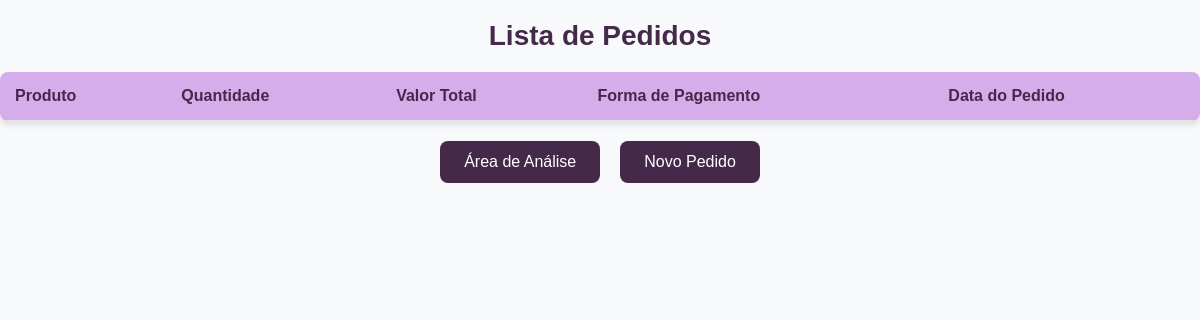
/lista_pedidos/?page=2, run on an earlier commit of the app's database.
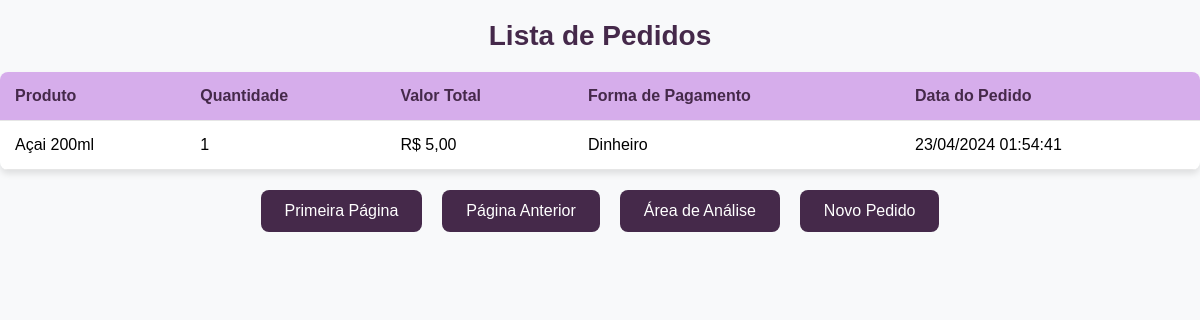
And on a later commit of the database.
### gerenciador/models.py (models this page shows, shortened)
class Pedido(models.Model):
    FORMA_PAGAMENTO_CHOICES = [
        ('dinheiro', 'Dinheiro'),
        ('pix', 'PIX'),
        ('cartao', 'Cartão'),
    ]
    produto = models.ForeignKey(Produto, on_delete=models.CASCADE)
    quantidade = models.IntegerField()
    valor_total = models.DecimalField(max_digits=6, decimal_places=2, default=0)
    forma_pagamento = models.CharField(max_length=10, choices=FORMA_PAGAMENTO_CHOICES, default='dinheiro')
    data_pedido = models.DateTimeField(auto_now_add=True)

class Produto(models.Model):
    nome = models.CharField(max_length=100)
    preco = models.DecimalField(max_digits=6, decimal_places=2)
    quantidade_estoque = models.IntegerField()
    descricao = models.TextField()

### gerenciador/views.py (the view)
# urls.py: path('lista_pedidos/', views.lista_pedidos, name='lista_pedidos'),
def lista_pedidos(request):
    pedidos_list = Pedido.objects.all().order_by('-data_pedido')
    paginator = Paginator(pedidos_list, 10)  # 10 itens por página
    page = request.GET.get('page')
    try:
        pedidos = paginator.page(page)
    except PageNotAnInteger:
        pedidos = paginator.page(1)
    except EmptyPage:
        pedidos = paginator.page(paginator.num_pages)
    return render(request, 'gerenciador/lista_pedidos.html', {'pedidos': pedidos})

### gerenciador/templates/gerenciador/lista_pedidos.html (shortened to what this page needs)
<!DOCTYPE html>
<html lang="pt-BR">
<head>
</head>
<body>
    <h1>Lista de Pedidos</h1>
    <table>
        <thead>
            <tr>
                <th>Produto</th>
                <th>Quantidade</th>
                <th>Valor Total</th>
                <th>Forma de Pagamento</th>
                <th>Data do Pedido</th>
            </tr>
        </thead>
        <tbody>
            {% for pedido in pedidos %}
            <tr>
                <td>{{ pedido.produto.nome }}</td>
                <td>{{ pedido.quantidade }}</td>
                <td>R$ {{ pedido.valor_total }}</td>
                <td>{{ pedido.get_forma_pagamento_display }}</td>
                <td>{{ pedido.data_pedido|date:"d/m/Y H:i:s" }}</td>
            </tr>
            {% endfor %}
        </tbody>
    </table>
    <div class="btn-container">
        {% if pedidos.has_previous %}
            <a href="?page=1" class="btn">Primeira Página</a>
            <a href="?page={{ pedidos.previous_page_number }}" class="btn">Página Anterior</a>
        {% endif %}
        <a href="{% url 'area_analise' %}" class="btn">Área de Análise</a>
        <a href="{% url 'vendedor_interface' %}" class="btn">Novo Pedido</a>
    </div>
</body>
</html>

What changed in the data, as far as the page shows it:
added Pedido: produto.nome "Açai 200ml", quantidade "1", valor_total "5,00", forma_pagamento "Dinheiro", data_pedido "23/04/2024 01:54:41"
Also different on the page:
text now shown: "Primeira Página Página Anterior"
